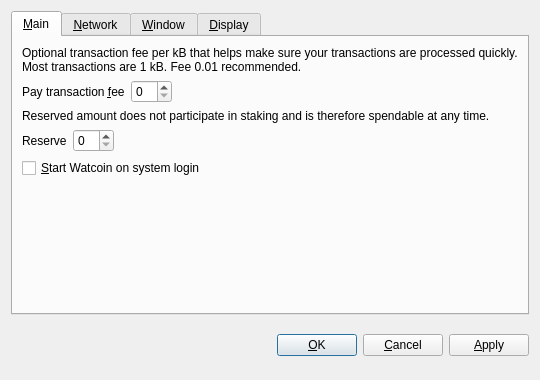
<?xml version="1.0" encoding="UTF-8"?>
<ui version="4.0">
 <class>OptionsDialog</class>
 <widget class="QDialog" name="OptionsDialog">
  <property name="geometry">
   <rect>
    <x>0</x>
    <y>0</y>
    <width>540</width>
    <height>380</height>
   </rect>
  </property>
  <property name="windowTitle">
   <string>Options</string>
  </property>
  <property name="modal">
   <bool>true</bool>
  </property>
  <layout class="QVBoxLayout" name="verticalLayout">
   <item>
    <widget class="QTabWidget" name="tabWidget">
     <property name="tabPosition">
      <enum>QTabWidget::North</enum>
     </property>
     <property name="currentIndex">
      <number>0</number>
     </property>
     <widget class="QWidget" name="tabMain">
      <attribute name="title">
       <string>&amp;Main</string>
      </attribute>
      <layout class="QVBoxLayout" name="verticalLayout_Main">
       <item>
        <widget class="QLabel" name="transactionFeeInfoLabel">
         <property name="text">
          <string>Optional transaction fee per kB that helps make sure your transactions are processed quickly. Most transactions are 1 kB. Fee 0.01 recommended.</string>
         </property>
         <property name="textFormat">
          <enum>Qt::PlainText</enum>
         </property>
         <property name="wordWrap">
          <bool>true</bool>
         </property>
        </widget>
       </item>
       <item>
        <layout class="QHBoxLayout" name="horizontalLayoutFee">
         <item>
          <widget class="QLabel" name="transactionFeeLabel">
           <property name="text">
            <string>Pay transaction &amp;fee</string>
           </property>
           <property name="textFormat">
            <enum>Qt::PlainText</enum>
           </property>
           <property name="buddy">
            <cstring>transactionFee</cstring>
           </property>
          </widget>
         </item>
         <item>
          <widget class="BitcoinAmountField" name="transactionFee"/>
         </item>
         <item>
          <spacer name="horizontalSpacerFee">
           <property name="orientation">
            <enum>Qt::Horizontal</enum>
           </property>
           <property name="sizeHint" stdset="0">
            <size>
             <width>40</width>
             <height>20</height>
            </size>
           </property>
          </spacer>
         </item>
        </layout>
       </item>
       <item>
        <widget class="QLabel" name="reserveBalanceInfoLabel">
         <property name="text">
          <string>Reserved amount does not participate in staking and is therefore spendable at any time.</string>
         </property>
         <property name="textFormat">
          <enum>Qt::PlainText</enum>
         </property>
         <property name="wordWrap">
          <bool>true</bool>
         </property>
        </widget>
       </item>
       <item>
        <layout class="QHBoxLayout" name="horizontalLayoutReserveBalance">
         <item>
          <widget class="QLabel" name="reserveBalanceLabel">
           <property name="text">
            <string>Reserve</string>
           </property>
           <property name="textFormat">
            <enum>Qt::PlainText</enum>
           </property>
           <property name="buddy">
            <cstring>reserveBalance</cstring>
           </property>
          </widget>
         </item>
         <item>
          <widget class="BitcoinAmountField" name="reserveBalance"/>
         </item>
         <item>
          <spacer name="horizontalSpacerReserveBalance">
           <property name="orientation">
            <enum>Qt::Horizontal</enum>
           </property>
           <property name="sizeHint" stdset="0">
            <size>
             <width>40</width>
             <height>20</height>
            </size>
           </property>
          </spacer>
         </item>
        </layout>
       </item>
       <item>
        <widget class="QCheckBox" name="bitcoinAtStartup">
         <property name="toolTip">
          <string>Automatically start Watcoin after logging in to the system.</string>
         </property>
         <property name="text">
          <string>&amp;Start Watcoin on system login</string>
         </property>
        </widget>
       </item>
       <item>
        <spacer name="verticalSpacer_Main">
         <property name="orientation">
          <enum>Qt::Vertical</enum>
         </property>
         <property name="sizeHint" stdset="0">
          <size>
           <width>20</width>
           <height>40</height>
          </size>
         </property>
        </spacer>
       </item>
      </layout>
     </widget>
     <widget class="QWidget" name="tabNetwork">
      <attribute name="title">
       <string>&amp;Network</string>
      </attribute>
      <layout class="QVBoxLayout" name="verticalLayout_Network">
       <item>
        <widget class="QCheckBox" name="mapPortUpnp">
         <property name="toolTip">
          <string>Automatically open the Watcoin client port on the router. This only works when your router supports UPnP and it is enabled.</string>
         </property>
         <property name="text">
          <string>Map port using &amp;UPnP</string>
         </property>
        </widget>
       </item>
       <item>
        <widget class="QCheckBox" name="connectSocks">
         <property name="toolTip">
          <string>Connect to the Watcoin network through a SOCKS5 proxy (e.g. when connecting through Tor).</string>
         </property>
         <property name="text">
          <string>&amp;Connect through SOCKS5 proxy:</string>
         </property>
        </widget>
       </item>
       <item>
        <layout class="QHBoxLayout" name="horizontalLayout_Network">
         <item>
          <widget class="QLabel" name="proxyIpLabel">
           <property name="text">
            <string>Proxy &amp;IP:</string>
           </property>
           <property name="textFormat">
            <enum>Qt::PlainText</enum>
           </property>
           <property name="buddy">
            <cstring>proxyIp</cstring>
           </property>
          </widget>
         </item>
         <item>
          <widget class="QValidatedLineEdit" name="proxyIp">
           <property name="maximumSize">
            <size>
             <width>140</width>
             <height>16777215</height>
            </size>
           </property>
           <property name="toolTip">
            <string>IP address of the proxy (e.g. 127.0.0.1)</string>
           </property>
          </widget>
         </item>
         <item>
          <widget class="QLabel" name="proxyPortLabel">
           <property name="text">
            <string>&amp;Port:</string>
           </property>
           <property name="textFormat">
            <enum>Qt::PlainText</enum>
           </property>
           <property name="buddy">
            <cstring>proxyPort</cstring>
           </property>
          </widget>
         </item>
         <item>
          <widget class="QLineEdit" name="proxyPort">
           <property name="maximumSize">
            <size>
             <width>55</width>
             <height>16777215</height>
            </size>
           </property>
           <property name="toolTip">
            <string>Port of the proxy (e.g. 9050)</string>
           </property>
          </widget>
         </item>
         <item>
          <spacer name="horizontalSpacer_Network">
           <property name="orientation">
            <enum>Qt::Horizontal</enum>
           </property>
           <property name="sizeHint" stdset="0">
            <size>
             <width>40</width>
             <height>20</height>
            </size>
           </property>
          </spacer>
         </item>
        </layout>
       </item>
       <item>
        <spacer name="verticalSpacer_Network">
         <property name="orientation">
          <enum>Qt::Vertical</enum>
         </property>
         <property name="sizeHint" stdset="0">
          <size>
           <width>20</width>
           <height>40</height>
          </size>
         </property>
        </spacer>
       </item>
      </layout>
     </widget>
     <widget class="QWidget" name="tabWindow">
      <attribute name="title">
       <string>&amp;Window</string>
      </attribute>
      <layout class="QVBoxLayout" name="verticalLayout_Window">
       <item>
        <widget class="QCheckBox" name="minimizeToTray">
         <property name="toolTip">
          <string>Show only a tray icon after minimizing the window.</string>
         </property>
         <property name="text">
          <string>&amp;Minimize to the tray instead of the taskbar</string>
         </property>
        </widget>
       </item>
       <item>
        <widget class="QCheckBox" name="minimizeOnClose">
         <property name="toolTip">
          <string>Minimize instead of exit the application when the window is closed. When this option is enabled, the application will be closed only after selecting Quit in the menu.</string>
         </property>
         <property name="text">
          <string>M&amp;inimize on close</string>
         </property>
        </widget>
       </item>
       <item>
        <spacer name="verticalSpacer_Window">
         <property name="orientation">
          <enum>Qt::Vertical</enum>
         </property>
         <property name="sizeHint" stdset="0">
          <size>
           <width>20</width>
           <height>40</height>
          </size>
         </property>
        </spacer>
       </item>
      </layout>
     </widget>
     <widget class="QWidget" name="tabDisplay">
      <attribute name="title">
       <string>&amp;Display</string>
      </attribute>
      <layout class="QVBoxLayout" name="verticalLayout_Display">
       <item>
        <layout class="QHBoxLayout" name="horizontalLayout_1_Display">
         <item>
          <widget class="QLabel" name="langLabel">
           <property name="text">
            <string>User Interface &amp;language:</string>
           </property>
           <property name="textFormat">
            <enum>Qt::PlainText</enum>
           </property>
           <property name="buddy">
            <cstring>lang</cstring>
           </property>
          </widget>
         </item>
         <item>
          <widget class="QValueComboBox" name="lang">
           <property name="toolTip">
            <string>The user interface language can be set here. This setting will take effect after restarting Watcoin.</string>
           </property>
          </widget>
         </item>
        </layout>
       </item>
       <item>
        <layout class="QHBoxLayout" name="horizontalLayout_2_Display">
         <item>
          <widget class="QLabel" name="unitLabel">
           <property name="text">
            <string>&amp;Unit to show amounts in:</string>
           </property>
           <property name="textFormat">
            <enum>Qt::PlainText</enum>
           </property>
           <property name="buddy">
            <cstring>unit</cstring>
           </property>
          </widget>
         </item>
         <item>
          <widget class="QValueComboBox" name="unit">
           <property name="toolTip">
            <string>Choose the default subdivision unit to show in the interface and when sending coins.</string>
           </property>
          </widget>
         </item>
        </layout>
       </item>
       <item>
        <widget class="QCheckBox" name="coinControlFeatures">
         <property name="toolTip">
          <string>Whether to show coin control features or not.</string>
         </property>
         <property name="text">
          <string>Display coin &amp;control features (experts only!)</string>
         </property>
        </widget>
       </item>
       <item>
        <widget class="QCheckBox" name="useBlackTheme">
         <property name="text">
          <string>Use black visual theme (requires restart)</string>
         </property>
        </widget>
       </item>
       <item>
        <spacer name="verticalSpacer_Display">
         <property name="orientation">
          <enum>Qt::Vertical</enum>
         </property>
         <property name="sizeHint" stdset="0">
          <size>
           <width>20</width>
           <height>40</height>
          </size>
         </property>
        </spacer>
       </item>
      </layout>
     </widget>
    </widget>
   </item>
   <item>
    <layout class="QHBoxLayout" name="horizontalLayout_Buttons">
     <item>
      <spacer name="horizontalSpacer_1">
       <property name="orientation">
        <enum>Qt::Horizontal</enum>
       </property>
       <property name="sizeHint" stdset="0">
        <size>
         <width>40</width>
         <height>48</height>
        </size>
       </property>
      </spacer>
     </item>
     <item>
      <widget class="QLabel" name="statusLabel">
       <property name="font">
        <font>
         <weight>75</weight>
         <bold>true</bold>
        </font>
       </property>
       <property name="text">
        <string/>
       </property>
       <property name="textFormat">
        <enum>Qt::PlainText</enum>
       </property>
       <property name="wordWrap">
        <bool>true</bool>
       </property>
      </widget>
     </item>
     <item>
      <spacer name="horizontalSpacer_2">
       <property name="orientation">
        <enum>Qt::Horizontal</enum>
       </property>
       <property name="sizeHint" stdset="0">
        <size>
         <width>40</width>
         <height>48</height>
        </size>
       </property>
      </spacer>
     </item>
     <item>
      <widget class="QPushButton" name="okButton">
       <property name="text">
        <string>&amp;OK</string>
       </property>
      </widget>
     </item>
     <item>
      <widget class="QPushButton" name="cancelButton">
       <property name="text">
        <string>&amp;Cancel</string>
       </property>
       <property name="autoDefault">
        <bool>false</bool>
       </property>
      </widget>
     </item>
     <item>
      <widget class="QPushButton" name="applyButton">
       <property name="text">
        <string>&amp;Apply</string>
       </property>
       <property name="autoDefault">
        <bool>false</bool>
       </property>
      </widget>
     </item>
    </layout>
   </item>
  </layout>
 </widget>
 <customwidgets>
  <customwidget>
   <class>BitcoinAmountField</class>
   <extends>QSpinBox</extends>
   <header>bitcoinamountfield.h</header>
  </customwidget>
  <customwidget>
   <class>QValueComboBox</class>
   <extends>QComboBox</extends>
   <header>qvaluecombobox.h</header>
  </customwidget>
  <customwidget>
   <class>QValidatedLineEdit</class>
   <extends>QLineEdit</extends>
   <header>qvalidatedlineedit.h</header>
  </customwidget>
 </customwidgets>
 <resources/>
 <connections/>
</ui>
